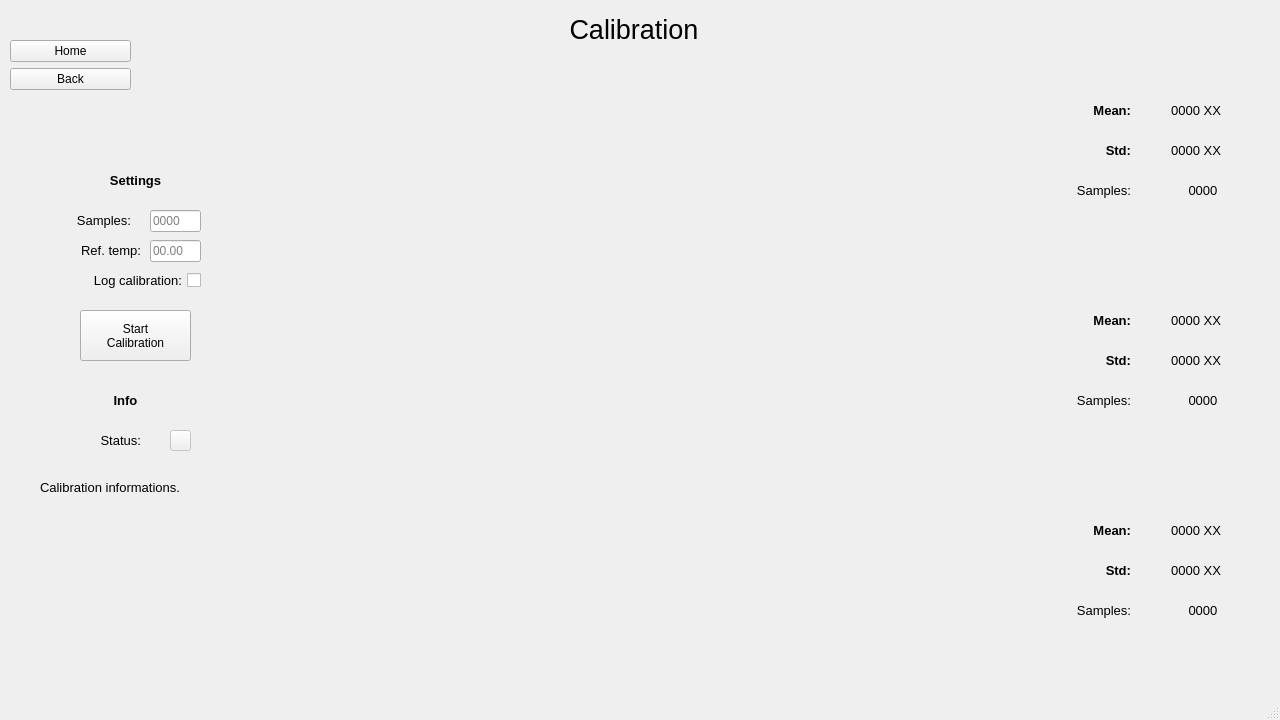
<?xml version="1.0" encoding="UTF-8"?>
<ui version="4.0">
 <class>MainWindow</class>
 <widget class="QMainWindow" name="MainWindow">
  <property name="geometry">
   <rect>
    <x>0</x>
    <y>0</y>
    <width>1280</width>
    <height>720</height>
   </rect>
  </property>
  <property name="windowTitle">
   <string>MainWindow</string>
  </property>
  <widget class="QWidget" name="centralwidget">
   <widget class="QtPlotWidget" name="TS1_mainPlot" native="true">
    <property name="geometry">
     <rect>
      <x>250</x>
      <y>40</y>
      <width>801</width>
      <height>231</height>
     </rect>
    </property>
   </widget>
   <widget class="QtPlotWidget" name="TS2_mainPlot" native="true">
    <property name="geometry">
     <rect>
      <x>250</x>
      <y>250</y>
      <width>800</width>
      <height>231</height>
     </rect>
    </property>
   </widget>
   <widget class="QtPlotWidget" name="TS3_mainPlot" native="true">
    <property name="geometry">
     <rect>
      <x>250</x>
      <y>460</y>
      <width>800</width>
      <height>231</height>
     </rect>
    </property>
   </widget>
   <widget class="QWidget" name="verticalLayoutWidget">
    <property name="geometry">
     <rect>
      <x>10</x>
      <y>40</y>
      <width>121</width>
      <height>91</height>
     </rect>
    </property>
    <layout class="QVBoxLayout" name="verticalLayout">
     <item>
      <widget class="QPushButton" name="b_home">
       <property name="text">
        <string>Home</string>
       </property>
      </widget>
     </item>
     <item>
      <widget class="QPushButton" name="b_back">
       <property name="text">
        <string>Back</string>
       </property>
      </widget>
     </item>
     <item>
      <spacer name="verticalSpacer">
       <property name="orientation">
        <enum>Qt::Vertical</enum>
       </property>
       <property name="sizeHint" stdset="0">
        <size>
         <width>20</width>
         <height>40</height>
        </size>
       </property>
      </spacer>
     </item>
    </layout>
   </widget>
   <widget class="QLabel" name="TS1_label">
    <property name="geometry">
     <rect>
      <x>1060</x>
      <y>90</y>
      <width>71</width>
      <height>41</height>
     </rect>
    </property>
    <property name="font">
     <font>
      <pointsize>10</pointsize>
      <weight>75</weight>
      <bold>true</bold>
     </font>
    </property>
    <property name="autoFillBackground">
     <bool>false</bool>
    </property>
    <property name="lineWidth">
     <number>6</number>
    </property>
    <property name="text">
     <string>Mean:</string>
    </property>
    <property name="alignment">
     <set>Qt::AlignRight|Qt::AlignTrailing|Qt::AlignVCenter</set>
    </property>
   </widget>
   <widget class="QLabel" name="TS1_label_2">
    <property name="geometry">
     <rect>
      <x>1060</x>
      <y>130</y>
      <width>71</width>
      <height>41</height>
     </rect>
    </property>
    <property name="sizePolicy">
     <sizepolicy hsizetype="Preferred" vsizetype="Preferred">
      <horstretch>0</horstretch>
      <verstretch>0</verstretch>
     </sizepolicy>
    </property>
    <property name="font">
     <font>
      <pointsize>10</pointsize>
      <weight>75</weight>
      <bold>true</bold>
     </font>
    </property>
    <property name="layoutDirection">
     <enum>Qt::LeftToRight</enum>
    </property>
    <property name="autoFillBackground">
     <bool>false</bool>
    </property>
    <property name="lineWidth">
     <number>6</number>
    </property>
    <property name="text">
     <string>Std:</string>
    </property>
    <property name="alignment">
     <set>Qt::AlignRight|Qt::AlignTrailing|Qt::AlignVCenter</set>
    </property>
   </widget>
   <widget class="QLabel" name="TS1_label_3">
    <property name="geometry">
     <rect>
      <x>1060</x>
      <y>170</y>
      <width>71</width>
      <height>41</height>
     </rect>
    </property>
    <property name="sizePolicy">
     <sizepolicy hsizetype="Preferred" vsizetype="Preferred">
      <horstretch>0</horstretch>
      <verstretch>0</verstretch>
     </sizepolicy>
    </property>
    <property name="font">
     <font>
      <pointsize>10</pointsize>
     </font>
    </property>
    <property name="layoutDirection">
     <enum>Qt::LeftToRight</enum>
    </property>
    <property name="autoFillBackground">
     <bool>false</bool>
    </property>
    <property name="lineWidth">
     <number>6</number>
    </property>
    <property name="text">
     <string>Samples:</string>
    </property>
    <property name="alignment">
     <set>Qt::AlignRight|Qt::AlignTrailing|Qt::AlignVCenter</set>
    </property>
   </widget>
   <widget class="QLabel" name="l_TS1_mean">
    <property name="geometry">
     <rect>
      <x>1150</x>
      <y>90</y>
      <width>71</width>
      <height>41</height>
     </rect>
    </property>
    <property name="font">
     <font>
      <pointsize>10</pointsize>
     </font>
    </property>
    <property name="autoFillBackground">
     <bool>false</bool>
    </property>
    <property name="lineWidth">
     <number>6</number>
    </property>
    <property name="text">
     <string>0000 XX</string>
    </property>
    <property name="alignment">
     <set>Qt::AlignRight|Qt::AlignTrailing|Qt::AlignVCenter</set>
    </property>
   </widget>
   <widget class="QLabel" name="l_TS1_std">
    <property name="geometry">
     <rect>
      <x>1150</x>
      <y>130</y>
      <width>71</width>
      <height>41</height>
     </rect>
    </property>
    <property name="font">
     <font>
      <pointsize>10</pointsize>
     </font>
    </property>
    <property name="autoFillBackground">
     <bool>false</bool>
    </property>
    <property name="lineWidth">
     <number>6</number>
    </property>
    <property name="text">
     <string>0000 XX</string>
    </property>
    <property name="alignment">
     <set>Qt::AlignRight|Qt::AlignTrailing|Qt::AlignVCenter</set>
    </property>
   </widget>
   <widget class="QLabel" name="l_TS1_samples">
    <property name="geometry">
     <rect>
      <x>1150</x>
      <y>170</y>
      <width>71</width>
      <height>41</height>
     </rect>
    </property>
    <property name="font">
     <font>
      <pointsize>10</pointsize>
     </font>
    </property>
    <property name="autoFillBackground">
     <bool>false</bool>
    </property>
    <property name="lineWidth">
     <number>6</number>
    </property>
    <property name="text">
     <string>0000 </string>
    </property>
    <property name="alignment">
     <set>Qt::AlignRight|Qt::AlignTrailing|Qt::AlignVCenter</set>
    </property>
   </widget>
   <widget class="QPushButton" name="b_start_calib">
    <property name="geometry">
     <rect>
      <x>80</x>
      <y>310</y>
      <width>111</width>
      <height>51</height>
     </rect>
    </property>
    <property name="text">
     <string>Start
Calibration</string>
    </property>
   </widget>
   <widget class="QCheckBox" name="cb_log_calib">
    <property name="geometry">
     <rect>
      <x>60</x>
      <y>270</y>
      <width>141</width>
      <height>20</height>
     </rect>
    </property>
    <property name="font">
     <font>
      <pointsize>10</pointsize>
     </font>
    </property>
    <property name="layoutDirection">
     <enum>Qt::RightToLeft</enum>
    </property>
    <property name="text">
     <string>Log calibration:</string>
    </property>
   </widget>
   <widget class="QLabel" name="label">
    <property name="geometry">
     <rect>
      <x>100</x>
      <y>160</y>
      <width>71</width>
      <height>41</height>
     </rect>
    </property>
    <property name="font">
     <font>
      <pointsize>10</pointsize>
      <weight>75</weight>
      <bold>true</bold>
     </font>
    </property>
    <property name="autoFillBackground">
     <bool>false</bool>
    </property>
    <property name="lineWidth">
     <number>6</number>
    </property>
    <property name="text">
     <string>Settings</string>
    </property>
    <property name="alignment">
     <set>Qt::AlignCenter</set>
    </property>
   </widget>
   <widget class="QLabel" name="label_2">
    <property name="geometry">
     <rect>
      <x>50</x>
      <y>200</y>
      <width>81</width>
      <height>41</height>
     </rect>
    </property>
    <property name="sizePolicy">
     <sizepolicy hsizetype="Preferred" vsizetype="Preferred">
      <horstretch>0</horstretch>
      <verstretch>0</verstretch>
     </sizepolicy>
    </property>
    <property name="font">
     <font>
      <pointsize>10</pointsize>
     </font>
    </property>
    <property name="layoutDirection">
     <enum>Qt::LeftToRight</enum>
    </property>
    <property name="autoFillBackground">
     <bool>false</bool>
    </property>
    <property name="lineWidth">
     <number>6</number>
    </property>
    <property name="text">
     <string>Samples:</string>
    </property>
    <property name="alignment">
     <set>Qt::AlignRight|Qt::AlignTrailing|Qt::AlignVCenter</set>
    </property>
   </widget>
   <widget class="QLineEdit" name="i_calib_nr_samples">
    <property name="geometry">
     <rect>
      <x>150</x>
      <y>210</y>
      <width>51</width>
      <height>22</height>
     </rect>
    </property>
    <property name="placeholderText">
     <string>0000</string>
    </property>
   </widget>
   <widget class="QLabel" name="TS1_label_4">
    <property name="geometry">
     <rect>
      <x>1060</x>
      <y>380</y>
      <width>71</width>
      <height>41</height>
     </rect>
    </property>
    <property name="sizePolicy">
     <sizepolicy hsizetype="Preferred" vsizetype="Preferred">
      <horstretch>0</horstretch>
      <verstretch>0</verstretch>
     </sizepolicy>
    </property>
    <property name="font">
     <font>
      <pointsize>10</pointsize>
     </font>
    </property>
    <property name="layoutDirection">
     <enum>Qt::LeftToRight</enum>
    </property>
    <property name="autoFillBackground">
     <bool>false</bool>
    </property>
    <property name="lineWidth">
     <number>6</number>
    </property>
    <property name="text">
     <string>Samples:</string>
    </property>
    <property name="alignment">
     <set>Qt::AlignRight|Qt::AlignTrailing|Qt::AlignVCenter</set>
    </property>
   </widget>
   <widget class="QLabel" name="l_TS2_mean">
    <property name="geometry">
     <rect>
      <x>1150</x>
      <y>300</y>
      <width>71</width>
      <height>41</height>
     </rect>
    </property>
    <property name="font">
     <font>
      <pointsize>10</pointsize>
     </font>
    </property>
    <property name="autoFillBackground">
     <bool>false</bool>
    </property>
    <property name="lineWidth">
     <number>6</number>
    </property>
    <property name="text">
     <string>0000 XX</string>
    </property>
    <property name="alignment">
     <set>Qt::AlignRight|Qt::AlignTrailing|Qt::AlignVCenter</set>
    </property>
   </widget>
   <widget class="QLabel" name="TS1_label_5">
    <property name="geometry">
     <rect>
      <x>1060</x>
      <y>340</y>
      <width>71</width>
      <height>41</height>
     </rect>
    </property>
    <property name="sizePolicy">
     <sizepolicy hsizetype="Preferred" vsizetype="Preferred">
      <horstretch>0</horstretch>
      <verstretch>0</verstretch>
     </sizepolicy>
    </property>
    <property name="font">
     <font>
      <pointsize>10</pointsize>
      <weight>75</weight>
      <bold>true</bold>
     </font>
    </property>
    <property name="layoutDirection">
     <enum>Qt::LeftToRight</enum>
    </property>
    <property name="autoFillBackground">
     <bool>false</bool>
    </property>
    <property name="lineWidth">
     <number>6</number>
    </property>
    <property name="text">
     <string>Std:</string>
    </property>
    <property name="alignment">
     <set>Qt::AlignRight|Qt::AlignTrailing|Qt::AlignVCenter</set>
    </property>
   </widget>
   <widget class="QLabel" name="TS1_label_6">
    <property name="geometry">
     <rect>
      <x>1060</x>
      <y>300</y>
      <width>71</width>
      <height>41</height>
     </rect>
    </property>
    <property name="font">
     <font>
      <pointsize>10</pointsize>
      <weight>75</weight>
      <bold>true</bold>
     </font>
    </property>
    <property name="autoFillBackground">
     <bool>false</bool>
    </property>
    <property name="lineWidth">
     <number>6</number>
    </property>
    <property name="text">
     <string>Mean:</string>
    </property>
    <property name="alignment">
     <set>Qt::AlignRight|Qt::AlignTrailing|Qt::AlignVCenter</set>
    </property>
   </widget>
   <widget class="QLabel" name="l_TS2_std">
    <property name="geometry">
     <rect>
      <x>1150</x>
      <y>340</y>
      <width>71</width>
      <height>41</height>
     </rect>
    </property>
    <property name="font">
     <font>
      <pointsize>10</pointsize>
     </font>
    </property>
    <property name="autoFillBackground">
     <bool>false</bool>
    </property>
    <property name="lineWidth">
     <number>6</number>
    </property>
    <property name="text">
     <string>0000 XX</string>
    </property>
    <property name="alignment">
     <set>Qt::AlignRight|Qt::AlignTrailing|Qt::AlignVCenter</set>
    </property>
   </widget>
   <widget class="QLabel" name="l_TS2_samples">
    <property name="geometry">
     <rect>
      <x>1150</x>
      <y>380</y>
      <width>71</width>
      <height>41</height>
     </rect>
    </property>
    <property name="font">
     <font>
      <pointsize>10</pointsize>
     </font>
    </property>
    <property name="autoFillBackground">
     <bool>false</bool>
    </property>
    <property name="lineWidth">
     <number>6</number>
    </property>
    <property name="text">
     <string>0000 </string>
    </property>
    <property name="alignment">
     <set>Qt::AlignRight|Qt::AlignTrailing|Qt::AlignVCenter</set>
    </property>
   </widget>
   <widget class="QLabel" name="TS1_label_7">
    <property name="geometry">
     <rect>
      <x>1060</x>
      <y>590</y>
      <width>71</width>
      <height>41</height>
     </rect>
    </property>
    <property name="sizePolicy">
     <sizepolicy hsizetype="Preferred" vsizetype="Preferred">
      <horstretch>0</horstretch>
      <verstretch>0</verstretch>
     </sizepolicy>
    </property>
    <property name="font">
     <font>
      <pointsize>10</pointsize>
     </font>
    </property>
    <property name="layoutDirection">
     <enum>Qt::LeftToRight</enum>
    </property>
    <property name="autoFillBackground">
     <bool>false</bool>
    </property>
    <property name="lineWidth">
     <number>6</number>
    </property>
    <property name="text">
     <string>Samples:</string>
    </property>
    <property name="alignment">
     <set>Qt::AlignRight|Qt::AlignTrailing|Qt::AlignVCenter</set>
    </property>
   </widget>
   <widget class="QLabel" name="l_TS3_mean">
    <property name="geometry">
     <rect>
      <x>1150</x>
      <y>510</y>
      <width>71</width>
      <height>41</height>
     </rect>
    </property>
    <property name="font">
     <font>
      <pointsize>10</pointsize>
     </font>
    </property>
    <property name="autoFillBackground">
     <bool>false</bool>
    </property>
    <property name="lineWidth">
     <number>6</number>
    </property>
    <property name="text">
     <string>0000 XX</string>
    </property>
    <property name="alignment">
     <set>Qt::AlignRight|Qt::AlignTrailing|Qt::AlignVCenter</set>
    </property>
   </widget>
   <widget class="QLabel" name="TS1_label_8">
    <property name="geometry">
     <rect>
      <x>1060</x>
      <y>550</y>
      <width>71</width>
      <height>41</height>
     </rect>
    </property>
    <property name="sizePolicy">
     <sizepolicy hsizetype="Preferred" vsizetype="Preferred">
      <horstretch>0</horstretch>
      <verstretch>0</verstretch>
     </sizepolicy>
    </property>
    <property name="font">
     <font>
      <pointsize>10</pointsize>
      <weight>75</weight>
      <bold>true</bold>
     </font>
    </property>
    <property name="layoutDirection">
     <enum>Qt::LeftToRight</enum>
    </property>
    <property name="autoFillBackground">
     <bool>false</bool>
    </property>
    <property name="lineWidth">
     <number>6</number>
    </property>
    <property name="text">
     <string>Std:</string>
    </property>
    <property name="alignment">
     <set>Qt::AlignRight|Qt::AlignTrailing|Qt::AlignVCenter</set>
    </property>
   </widget>
   <widget class="QLabel" name="TS1_label_9">
    <property name="geometry">
     <rect>
      <x>1060</x>
      <y>510</y>
      <width>71</width>
      <height>41</height>
     </rect>
    </property>
    <property name="font">
     <font>
      <pointsize>10</pointsize>
      <weight>75</weight>
      <bold>true</bold>
     </font>
    </property>
    <property name="autoFillBackground">
     <bool>false</bool>
    </property>
    <property name="lineWidth">
     <number>6</number>
    </property>
    <property name="text">
     <string>Mean:</string>
    </property>
    <property name="alignment">
     <set>Qt::AlignRight|Qt::AlignTrailing|Qt::AlignVCenter</set>
    </property>
   </widget>
   <widget class="QLabel" name="l_TS3_std">
    <property name="geometry">
     <rect>
      <x>1150</x>
      <y>550</y>
      <width>71</width>
      <height>41</height>
     </rect>
    </property>
    <property name="font">
     <font>
      <pointsize>10</pointsize>
     </font>
    </property>
    <property name="autoFillBackground">
     <bool>false</bool>
    </property>
    <property name="lineWidth">
     <number>6</number>
    </property>
    <property name="text">
     <string>0000 XX</string>
    </property>
    <property name="alignment">
     <set>Qt::AlignRight|Qt::AlignTrailing|Qt::AlignVCenter</set>
    </property>
   </widget>
   <widget class="QLabel" name="l_TS3_samples">
    <property name="geometry">
     <rect>
      <x>1150</x>
      <y>590</y>
      <width>71</width>
      <height>41</height>
     </rect>
    </property>
    <property name="font">
     <font>
      <pointsize>10</pointsize>
     </font>
    </property>
    <property name="autoFillBackground">
     <bool>false</bool>
    </property>
    <property name="lineWidth">
     <number>6</number>
    </property>
    <property name="text">
     <string>0000 </string>
    </property>
    <property name="alignment">
     <set>Qt::AlignRight|Qt::AlignTrailing|Qt::AlignVCenter</set>
    </property>
   </widget>
   <widget class="QLabel" name="label_3">
    <property name="geometry">
     <rect>
      <x>430</x>
      <y>-10</y>
      <width>408</width>
      <height>78</height>
     </rect>
    </property>
    <property name="font">
     <font>
      <pointsize>20</pointsize>
     </font>
    </property>
    <property name="text">
     <string>Calibration</string>
    </property>
    <property name="alignment">
     <set>Qt::AlignCenter</set>
    </property>
   </widget>
   <widget class="QLabel" name="label_5">
    <property name="geometry">
     <rect>
      <x>90</x>
      <y>380</y>
      <width>71</width>
      <height>41</height>
     </rect>
    </property>
    <property name="font">
     <font>
      <pointsize>10</pointsize>
      <weight>75</weight>
      <bold>true</bold>
     </font>
    </property>
    <property name="autoFillBackground">
     <bool>false</bool>
    </property>
    <property name="lineWidth">
     <number>6</number>
    </property>
    <property name="text">
     <string>Info</string>
    </property>
    <property name="alignment">
     <set>Qt::AlignCenter</set>
    </property>
   </widget>
   <widget class="QLabel" name="label_6">
    <property name="geometry">
     <rect>
      <x>70</x>
      <y>420</y>
      <width>71</width>
      <height>41</height>
     </rect>
    </property>
    <property name="sizePolicy">
     <sizepolicy hsizetype="Preferred" vsizetype="Preferred">
      <horstretch>0</horstretch>
      <verstretch>0</verstretch>
     </sizepolicy>
    </property>
    <property name="font">
     <font>
      <pointsize>10</pointsize>
     </font>
    </property>
    <property name="layoutDirection">
     <enum>Qt::LeftToRight</enum>
    </property>
    <property name="autoFillBackground">
     <bool>false</bool>
    </property>
    <property name="lineWidth">
     <number>6</number>
    </property>
    <property name="text">
     <string>Status:</string>
    </property>
    <property name="alignment">
     <set>Qt::AlignRight|Qt::AlignTrailing|Qt::AlignVCenter</set>
    </property>
   </widget>
   <widget class="QPushButton" name="s_calib_status">
    <property name="enabled">
     <bool>false</bool>
    </property>
    <property name="geometry">
     <rect>
      <x>170</x>
      <y>430</y>
      <width>21</width>
      <height>21</height>
     </rect>
    </property>
    <property name="text">
     <string/>
    </property>
    <property name="checkable">
     <bool>false</bool>
    </property>
   </widget>
   <widget class="QLineEdit" name="i_calib_temp">
    <property name="geometry">
     <rect>
      <x>150</x>
      <y>240</y>
      <width>51</width>
      <height>22</height>
     </rect>
    </property>
    <property name="placeholderText">
     <string>00.00</string>
    </property>
   </widget>
   <widget class="QLabel" name="label_4">
    <property name="geometry">
     <rect>
      <x>60</x>
      <y>230</y>
      <width>81</width>
      <height>41</height>
     </rect>
    </property>
    <property name="sizePolicy">
     <sizepolicy hsizetype="Preferred" vsizetype="Preferred">
      <horstretch>0</horstretch>
      <verstretch>0</verstretch>
     </sizepolicy>
    </property>
    <property name="font">
     <font>
      <pointsize>10</pointsize>
     </font>
    </property>
    <property name="layoutDirection">
     <enum>Qt::LeftToRight</enum>
    </property>
    <property name="autoFillBackground">
     <bool>false</bool>
    </property>
    <property name="lineWidth">
     <number>6</number>
    </property>
    <property name="text">
     <string>Ref. temp:</string>
    </property>
    <property name="alignment">
     <set>Qt::AlignRight|Qt::AlignTrailing|Qt::AlignVCenter</set>
    </property>
   </widget>
   <widget class="QLabel" name="l_calib_info">
    <property name="geometry">
     <rect>
      <x>40</x>
      <y>480</y>
      <width>161</width>
      <height>181</height>
     </rect>
    </property>
    <property name="sizePolicy">
     <sizepolicy hsizetype="Preferred" vsizetype="Preferred">
      <horstretch>0</horstretch>
      <verstretch>0</verstretch>
     </sizepolicy>
    </property>
    <property name="font">
     <font>
      <pointsize>10</pointsize>
     </font>
    </property>
    <property name="layoutDirection">
     <enum>Qt::LeftToRight</enum>
    </property>
    <property name="autoFillBackground">
     <bool>false</bool>
    </property>
    <property name="lineWidth">
     <number>6</number>
    </property>
    <property name="text">
     <string>Calibration informations.</string>
    </property>
    <property name="alignment">
     <set>Qt::AlignLeading|Qt::AlignLeft|Qt::AlignTop</set>
    </property>
    <property name="wordWrap">
     <bool>true</bool>
    </property>
   </widget>
  </widget>
  <widget class="QMenuBar" name="menubar">
   <property name="geometry">
    <rect>
     <x>0</x>
     <y>0</y>
     <width>1280</width>
     <height>26</height>
    </rect>
   </property>
  </widget>
  <widget class="QStatusBar" name="statusbar"/>
 </widget>
 <customwidgets>
  <customwidget>
   <class>QtPlotWidget</class>
   <extends>QWidget</extends>
   <header>lib.qtplotwidget.h</header>
   <container>1</container>
  </customwidget>
 </customwidgets>
 <resources/>
 <connections/>
</ui>
